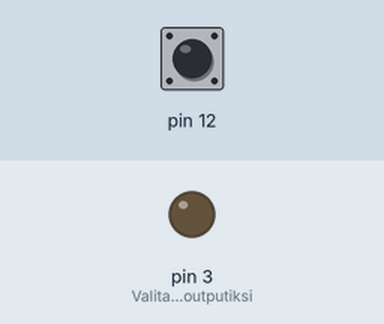
A sketch run on a simulated Arduino Uno, built with avr-gcc and run on an emulated ATmega328P. Shown: output pins drawn as LEDs (lit = HIGH). The inputs (shaded band) are chosen by the test bench; at power-on: pin 12 HIGH.

Above: at 1.2 s.
1.3 s: pin 12 pulled LOW for 0.15 s
At 1.37 s:
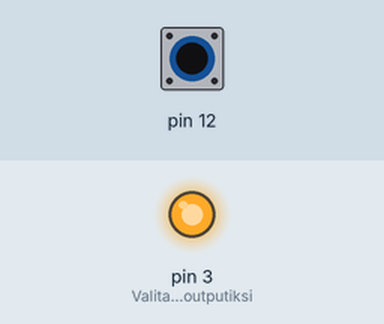
2.9 s: pin 12 pulled LOW for 3.2 s
At 7.3 s:
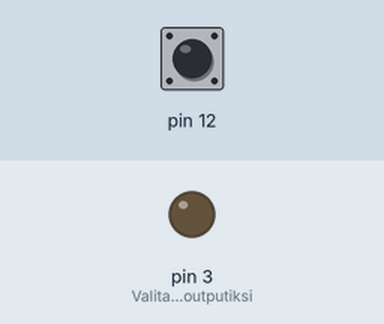
Timing chart, 0 to 8.8 s (numbered marks = the images above; inputs shaded):
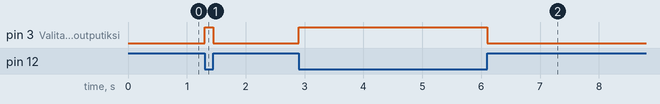

Measured:
- after the input at 1.3 s, pin 3 (Valitaan_pin_3_outputiksi): LOW → HIGH at once, → LOW 0.15 s later
- after the input at 2.9 s, pin 3 (Valitaan_pin_3_outputiksi): LOW → HIGH at once, → LOW 3.2 s later

The sketch:

Lesson3.ino
```cpp
// the setup function runs once when you press reset or power the board
void setup() {
  pinMode(3, OUTPUT);                 // Valitaan pin 3 outputiksi
  pinMode(12, INPUT_PULLUP);
}

// toistaa luuppia ikuisesti
void loop()
{
  if (digitalRead(12) == LOW)
  {
    digitalWrite(3, HIGH);
  }
  if (digitalRead(12) == HIGH)
  {
    digitalWrite(3, LOW);
  }
}
```
